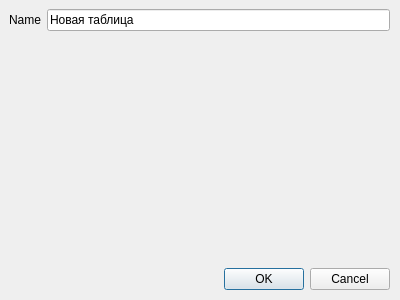
<?xml version="1.0" encoding="UTF-8"?>
<ui version="4.0">
 <class>NewDialog</class>
 <widget class="QDialog" name="NewDialog">
  <property name="geometry">
   <rect>
    <x>0</x>
    <y>0</y>
    <width>400</width>
    <height>300</height>
   </rect>
  </property>
  <property name="windowTitle">
   <string>Dialog</string>
  </property>
  <widget class="QWidget" name="gridLayoutWidget">
   <property name="geometry">
    <rect>
     <x>9</x>
     <y>9</y>
     <width>381</width>
     <height>281</height>
    </rect>
   </property>
   <layout class="QGridLayout" name="gridLayout">
    <item row="0" column="0">
     <widget class="QLabel" name="name_lbl">
      <property name="text">
       <string>Name</string>
      </property>
     </widget>
    </item>
    <item row="3" column="1">
     <widget class="QDialogButtonBox" name="buttonBox">
      <property name="orientation">
       <enum>Qt::Orientation::Horizontal</enum>
      </property>
      <property name="standardButtons">
       <set>QDialogButtonBox::StandardButton::Cancel|QDialogButtonBox::StandardButton::Ok</set>
      </property>
     </widget>
    </item>
    <item row="1" column="1">
     <layout class="QHBoxLayout" name="size_lout"/>
    </item>
    <item row="0" column="1">
     <widget class="QLineEdit" name="name_ledit">
      <property name="text">
       <string>Новая таблица</string>
      </property>
     </widget>
    </item>
    <item row="2" column="1">
     <spacer name="verticalSpacer">
      <property name="orientation">
       <enum>Qt::Orientation::Vertical</enum>
      </property>
      <property name="sizeHint" stdset="0">
       <size>
        <width>20</width>
        <height>40</height>
       </size>
      </property>
     </spacer>
    </item>
   </layout>
  </widget>
 </widget>
 <resources/>
 <connections>
  <connection>
   <sender>buttonBox</sender>
   <signal>rejected()</signal>
   <receiver>NewDialog</receiver>
   <slot>reject()</slot>
   <hints>
    <hint type="sourcelabel">
     <x>316</x>
     <y>260</y>
    </hint>
    <hint type="destinationlabel">
     <x>286</x>
     <y>274</y>
    </hint>
   </hints>
  </connection>
 </connections>
</ui>
